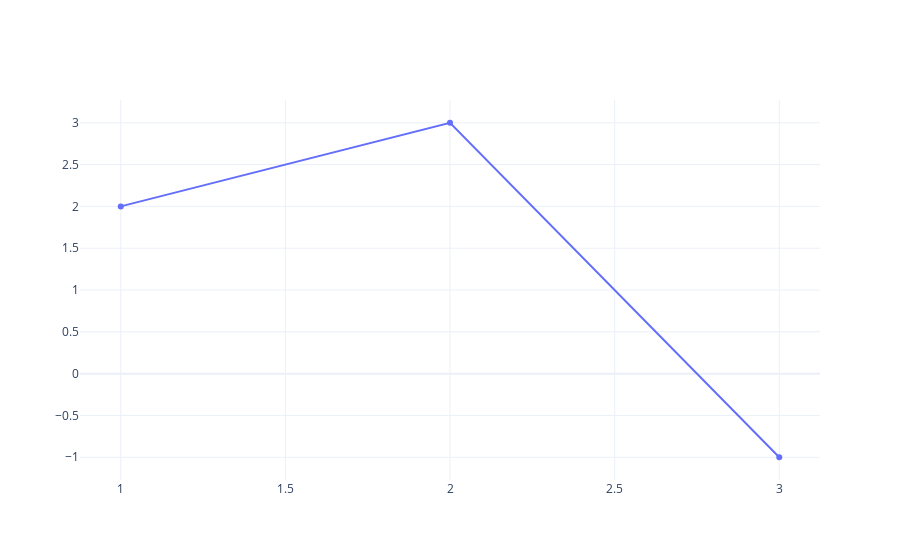

Here is the notebook cell this chart was saved with:
### Markdown cell above
`-` 예시4

### Code cell
fig = go.Figure()
scatter = go.Scatter(
    x=[1,2,3],y=[2,3,-1],
    mode='lines+markers'
)
fig.add_trace(scatter)

### Figure 1 — Plotly figure (JSON) as saved in the notebook; plotly's stock layout.template omitted (floating-point values rounded to 4 significant figures)
{"data": [{"mode": "lines+markers", "type": "scatter", "x": [1, 2, 3], "y": [2, 3, -1]}], "layout": {"autosize": true, "xaxis": {"autorange": true, "range": [0.8817, 3.118], "type": "linear"}, "yaxis": {"autorange": true, "range": [-1.33, 3.33], "type": "linear"}}}
